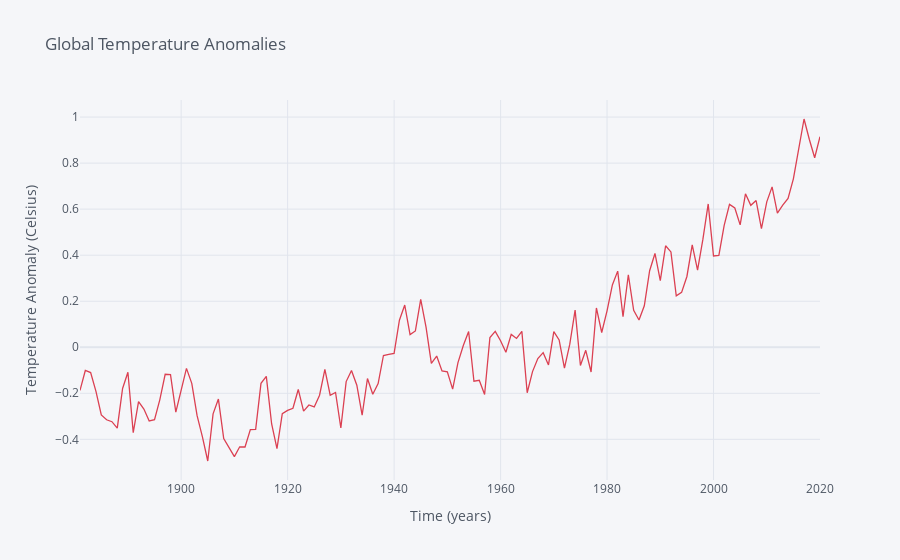

The code cell stored with this chart in its notebook:
### Code cell
t.resample('A').mean().iplot(kind='line', xTitle='Time (years)', color='Red',
                  yTitle='Temperature Anomaly (Celsius)', title='Global Temperature Anomalies')

### Figure 1 — Plotly figure (JSON) as saved in the notebook; plotly's stock layout.template omitted (floating-point values rounded to 4 significant figures; data arrays with more than 128 entries replaced by an {"elided": "..."} marker saying what was removed)
{"data": [{"line": {"color": "rgba(219, 64, 82, 1.0)", "dash": "solid", "shape": "linear", "width": 1.3}, "mode": "lines", "name": "Avg_Anomaly_deg_C", "text": "", "type": "scatter", "x": {"elided": "140 str values"}, "y": {"elided": "140 float values"}}], "layout": {"legend": {"bgcolor": "#F5F6F9", "font": {"color": "#4D5663"}}, "paper_bgcolor": "#F5F6F9", "plot_bgcolor": "#F5F6F9", "title": {"font": {"color": "#4D5663"}, "text": "Global Temperature Anomalies"}, "xaxis": {"gridcolor": "#E1E5ED", "showgrid": true, "tickfont": {"color": "#4D5663"}, "title": {"font": {"color": "#4D5663"}, "text": "Time (years)"}, "zerolinecolor": "#E1E5ED"}, "yaxis": {"gridcolor": "#E1E5ED", "showgrid": true, "tickfont": {"color": "#4D5663"}, "title": {"font": {"color": "#4D5663"}, "text": "Temperature Anomaly (Celsius)"}, "zerolinecolor": "#E1E5ED"}}}
